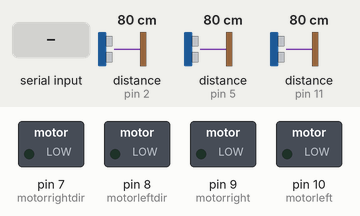
Simulated run of this sketch. Board: Arduino Uno, built with avr-gcc and run on an emulated ATmega328P. On the bench: switched loads named in the sketch (green lamp = pin HIGH). Wiring (inferred from the names in the program): 3 × ultrasonic range finder: trigger pin 4, echo pin 2 / trigger pin 6, echo pin 5 / trigger pin 12, echo pin 11. Inputs (shaded band) come from the test bench; at power-on: distance to the obstacle (sensors on pin 2, pin 5, pin 11) 80 cm. The echo pulse lasts 58.3 µs per cm; pins used as bus, display or sensor lines are not drawn; what the sketch prints to the serial monitor is not drawn.

Above: at 1.2 s.
1.3 s: "MOVEB\n" received over Serial
At 2.3 s:
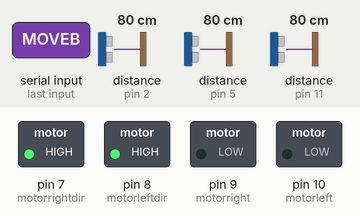
2.9 s: distance to the obstacle (sensor on pin 2) set to 2 cm
5.9 s: distance to the obstacle (sensor on pin 5) set to 120 cm
8.9 s: distance to the obstacle (sensor on pin 2) set to 4 cm
11.9 s: distance to the obstacle (sensor on pin 11) set to 2 cm
14.9 s: distance to the obstacle (sensor on pin 5) set to 2 cm
Timing chart, 0 to 17.9 s (numbered marks = the images above; inputs shaded):
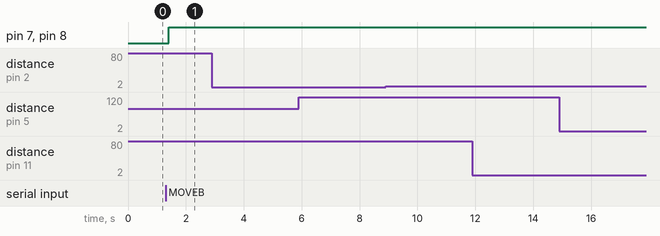

The sketch:

motor_control_ultrasonic_bluetooth.ino
```cpp
// defines pins numbers
const int echoPinLeft = 5;
const int trigPinLeft = 6;

const int echoPinFront = 11;
const int trigPinFront = 12;

const int echoPinRight = 2;
const int trigPinRight = 4;

// defines variables
long duration;
int distance;

int motorright = 9;
int motorrightdir  = 7;
int motorleft = 10;
int motorleftdir  = 8;

//For Bluetooth.
#include <SoftwareSerial.h>
SoftwareSerial mySerial(A2, A3); // RX, TX

//For serial receive.
const byte numChars = 11;
char receivedChars[numChars]; // an array to store the received data
String received; //The data as a string
boolean newData = false;

void setup() {
  pinMode(motorright, OUTPUT);
  pinMode(motorleft, OUTPUT);
  pinMode(motorrightdir, OUTPUT);
  pinMode(motorleftdir, OUTPUT);

  pinMode(trigPinLeft, OUTPUT); // Sets the trigPin as an Output
  pinMode(echoPinLeft, INPUT); // Sets the echoPin as an Input
  pinMode(trigPinFront, OUTPUT); // Sets the trigPin as an Output
  pinMode(echoPinFront, INPUT); // Sets the echoPin as an Input
  pinMode(trigPinRight, OUTPUT); // Sets the trigPin as an Output
  pinMode(echoPinRight, INPUT); // Sets the echoPin as an Input
  Serial.begin(9600); //normal printing
  mySerial.begin(57600); // Starts the bluetooth serial communication
}

void loop()
{
  int left = ultrasonic(echoPinLeft,trigPinLeft);
  int front = ultrasonic(echoPinFront,trigPinFront);
  int right = ultrasonic(echoPinRight,trigPinRight);
  String message = "";
  message = message + "[" + left + "cm," + front + "cm," + right + "cm]\n";
  Serial.print(message);
  mySerial.print(message);
  delay(100); //wait for 1/10th of a second.

  recvWithEndMarker();
  processCommand();
}

int ultrasonic(int echoPin, int trigPin) {
// Clears the trigPin
digitalWrite(trigPin, LOW);
delayMicroseconds(2);

// Sets the trigPin on HIGH state for 10 micro seconds
digitalWrite(trigPin, HIGH);
delayMicroseconds(10);
digitalWrite(trigPin, LOW);

// Reads the echoPin, returns the sound wave travel time in microseconds
duration = pulseIn(echoPin, HIGH);
// Calculating the distance
distance= duration*0.034/2;
return distance;
}

void processCommand() {
 if (newData == true)
 {
  String instruction = received.substring(0,5);
  String data = received.substring(6,10);
  if(instruction == "MOVEF") forward(data.toInt());
  if(instruction == "MOVEB") backward(data.toInt());
  newData = false;
 }
}

void recvWithEndMarker()
{
 static byte ndx = 0;
 char endMarker = '\n';
 char rc;

 while (Serial.available() > 0 && newData == false)
 {
  rc = Serial.read();

  if (rc != endMarker)
  {
    receivedChars[ndx] = rc;
    ndx++;
    if (ndx >= numChars)
    {
      ndx = numChars - 1;
    }
 }
 else
  {
  receivedChars[ndx] = '\0'; // terminate the string
  received = String(receivedChars);
  ndx = 0;
  newData = true;
  }
 }
}

//direction is controlled by the digital pin 7 and 8.
// HIGH is backward, LOW is forward
// Pins 9 and 10 control speed.
// Length of time controls the distance

void forward(int time)
{
digitalWrite(motorrightdir, LOW);
analogWrite(motorright,180);
digitalWrite(motorleftdir, LOW);
analogWrite(motorleft, 180);
delay(time);
stop();
}

void backward(int time)
{
digitalWrite(motorrightdir, HIGH);
analogWrite(motorright,180);
digitalWrite(motorleftdir, HIGH);
analogWrite(motorleft, 180);
delay(time);
stop();
}
void left(int time)
{
digitalWrite(motorrightdir, LOW);
analogWrite(motorright,120);
digitalWrite(motorleftdir, HIGH);
analogWrite(motorleft, 120);
delay(time);
}
void right(int time)
{
digitalWrite(motorrightdir, HIGH);
analogWrite(motorright,120);
digitalWrite(motorleftdir, LOW);
analogWrite(motorleft, 120);
delay(time);
}
void stop()
{
analogWrite(motorright, 0);
analogWrite(motorleft, 0);
}
```

Measured:
- after the input at 1.3 s, pin 7 (motorrightdir), pin 8 (motorleftdir): LOW → HIGH after 0.11 s
- after the input at 2.9 s, every drawn part: stays the same
- after the input at 5.9 s, every drawn part: stays the same
- after the input at 8.9 s, every drawn part: stays the same
- after the input at 11.9 s, every drawn part: stays the same
- after the input at 14.9 s, every drawn part: stays the same
